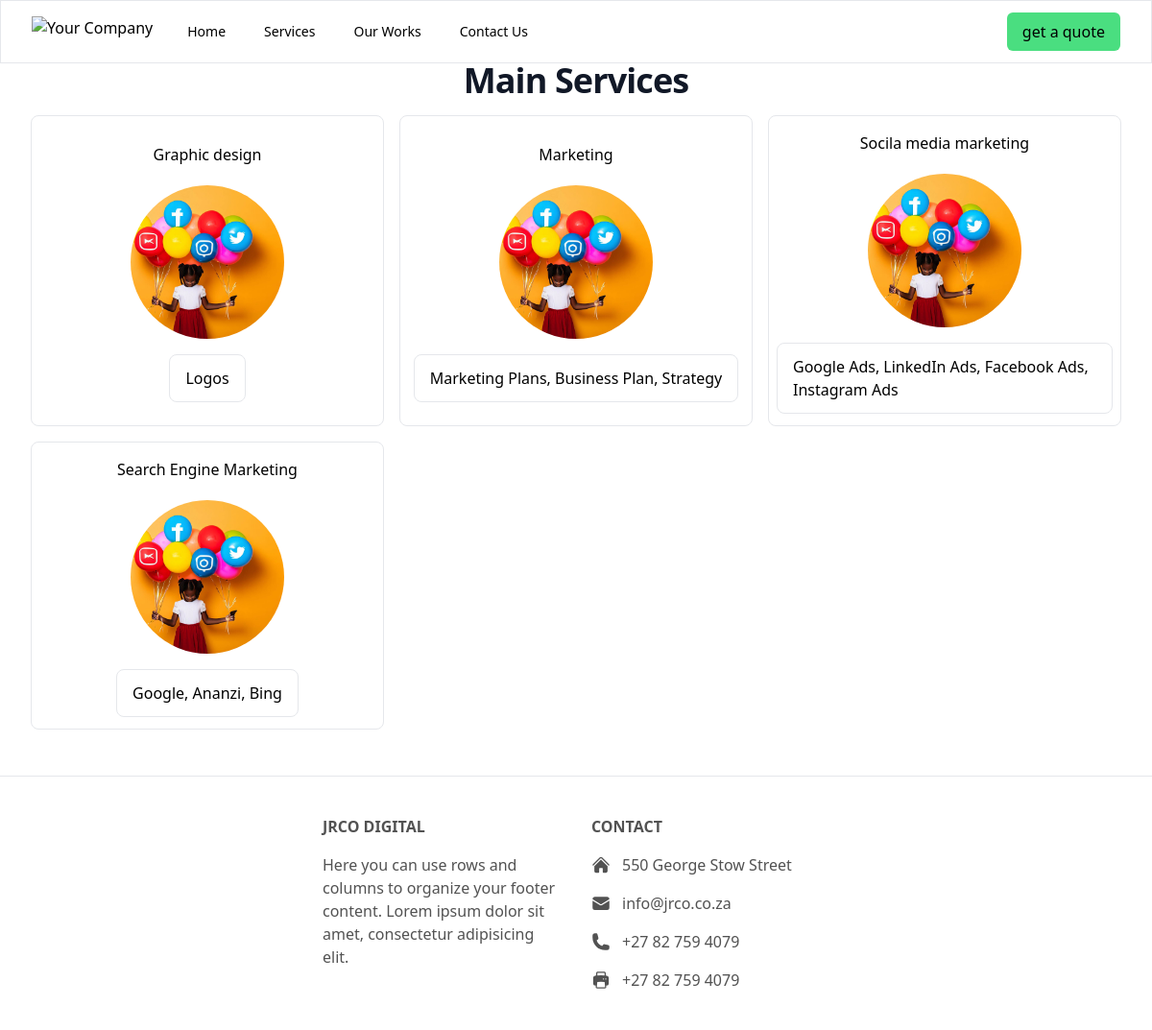
Page /services/ on the committed database.
### services/models.py (models this page shows, shortened)
class TimeStampMixin(models.Model):
    created_at = models.DateTimeField(auto_now_add=True)
    updated_at = models.DateTimeField(auto_now=True)
    class Meta:
        abstract = True

class Service(TimeStampMixin):
    image = models.ImageField(upload_to='images/')
    title = models.CharField(max_length=50)
    desc = models.TextField()

### services/views.py (the view)
# urls.py: path('', ServicesListView.as_view(), name='our-services')
class ServicesListView(ListView):
    template_name = 'services.html'  # Specify your own template name/location
    model = Service
    queryset = Service.objects.all()[:4]

### templates/services.html
{% extends "base.html" %}
{% load static %}
{% block content %}
<section>
  <div class="bg-white mt-16">
       <div class="mx-auto max-w-7xl px-2 sm:px-6 lg:px-8">
        <h2 class="mb-4 text-4xl tracking-tight font-extrabold text-center text-gray-900 dark:text-white"> Main Services
        </h2>
       <div class="grid grid-cols-1 sm:grid-cols-2 md:grid-cols-3 gap-4 ">
           {% for service in object_list %}
           <div class="border flex flex-col justify-center items-center py-3 gap-4 rounded-lg hover:">
               <div class="px-5 py-1 rounded-full">
                   {{service.title}}
               </div>
               <img class="h-40 w-40  rounded-full" src="{{ service.image.url }}"alt="">
               <div class="mx-2 border rounded-lg px-4 py-3 ">
                       {{ service.desc }}
               </div>
           </div>
           {% endfor %}
           </div>
   </div>
</div>
</section>
{% endblock %}

### templates/base.html (shortened to what this page needs)
{% load static %}
<!doctype html>
<html>
<head>
  <script src="https://cdn.tailwindcss.com"></script>
  <link rel="stylesheet" type="text/css" href="{% static 'css/custom.css' %}"/>
</head>
<body class="h-screen flex flex-col">
  <div >
    {% include "components/header.html" %}
  </div>
    <main class="bg-white flex-grow">
{% block content %}
{% endblock content %}
    </main>
    <footer>
        {% include "components/footer.html" %}
    </footer>
</html>

### templates/components/header.html (shortened to what this page needs)
{% load static %}
<nav class="bg-white fixed top-o w-full border">
    <div class="mx-auto max-w-7xl px-2 sm:px-6 lg:px-8">
      <div class="relative flex h-16 items-center justify-between">
        <div class="flex flex-1 items-center justify-center sm:items-stretch sm:justify-start">
          <div class="flex flex-shrink-0 items-center">
            <img class="hidden h-8 w-auto lg:block" src="https://tailwindui.com/img/logos/mark.svg?color=indigo&shade=500" alt="Your Company">
          </div>
          <div class="hidden sm:ml-6 sm:block">
            <div class="flex space-x-4">
              <a href="{% url 'index' %}" class="px-3 py-2 text-sm font-medium capitalize" aria-current="page">Home</a>
              <a href="{% url 'our-services' %}" class="px-3 py-2 text-sm font-medium capitalize">services</a>
              <a href="{% url 'our-works' %}"  class="px-3 py-2 text-sm font-medium capitalize">our works</a>
              <a href="{% url 'contact-us' %}"  class="px-3 py-2 text-sm font-medium capitalize">contact us</a>
            </div>
          </div>
        </div>
        <div class="absolute inset-y-0 right-0 flex items-center pr-2 sm:static sm:inset-auto sm:ml-6 sm:pr-0">
          <button type="button" class="rounded-md bg-green-400 px-4 py-2 hidden md:block">
            get a quote
          </button>
        </div>
      </div>
    </div>
  </nav>

### templates/components/footer.html (shortened to what this page needs)
{% load static %}
<footer class="mt-8 bg-white text-center text-neutral-600 lg:text-left border-t">
    <div class=" mx-auto max-w-7xl px-2 sm:px-6 lg:px-8">
        <div class="mx-6 py-10 text-center md:text-left">
          <div class="grid-1 grid gap-8 md:grid-cols-2 lg:grid-cols-4">
            <div class="">
            </div>
            <div class="">
              <h6
                class="mb-4 flex items-center justify-center font-semibold uppercase md:justify-start">
                jrco digital
              </h6>
              <p>
                Here you can use rows and columns to organize your footer
                content. Lorem ipsum dolor sit amet, consectetur adipisicing
                elit.
              </p>
            </div>
            <div>
              <h6
                class="mb-4 flex justify-center font-semibold uppercase md:justify-start">
                Contact
              </h6>
              <p class="mb-4 flex items-center justify-center md:justify-start">
                  550 George Stow Street
              </p>
              <p class="mb-4 flex items-center justify-center md:justify-start">
                <svg
                  xmlns="http://www.w3.org/2000/svg"
                  viewBox="0 0 24 24"
                  fill="currentColor"
                  class="mr-3 h-5 w-5">
                  <path
                    d="M1.5 8.67v8.58a3 3 0 003 3h15a3 3 0 003-3V8.67l-8.928 5.493a3 3 0 01-3.144 0L1.5 8.67z" />
                  <path
                    d="M22.5 6.908V6.75a3 3 0 00-3-3h-15a3 3 0 00-3 3v.158l9.714 5.978a1.5 1.5 0 001.572 0L22.5 6.908z" />
                </svg>
                info@jrco.co.za
              </p>
              <p class="mb-4 flex items-center justify-center md:justify-start">
                +27 82 759 4079
              </p>
              <p class="flex items-center justify-center md:justify-start">
                +27 82 759 4079
              </p>
            </div>
          </div>
        </div>
      </div>
</footer>

### static/css/custom.css (style rules this page uses)
section { margin-top: 16px; margin-bottom: 16px; }

### rows in the picture
Service: title "Graphic design", image (picture), desc "Logos"
Service: title "Marketing", image (picture), desc "Marketing Plans, Business Plan, Strategy"
Service: title "Socila media marketing", image (picture), desc "Google Ads, LinkedIn Ads, Facebook Ads, Instagram Ads"
Service: title "Search Engine Marketing", image (picture), desc "Google, Ananzi, Bing"
